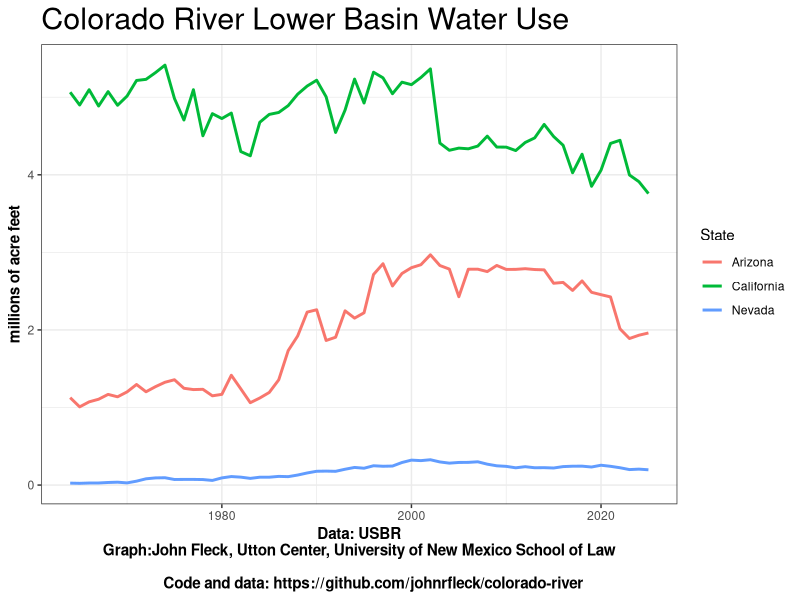

Write R code to recreate this figure.
# Graph of water use in the Lower Colorado River Basin
# Data from the US Bureau of Reclamation
# Compilation by John Fleck, Utton Center, University of New Mexico School of Law
library(ggplot2)
library(tidyverse)
library(readr)

lb <- read_csv("./data/lower-basin-use.csv", col_names=TRUE)

newdata <- lb %>%
  pivot_longer(cols = -Year, names_to = "State", values_to = "Use")

p <- ggplot(newdata, aes(x=Year, y=Use/1000000, colour=State)) +
  theme_bw() +
  theme(plot.title = element_text(size = rel(2)),
        panel.background = element_rect(colour = NA),
        plot.background = element_rect(colour = NA),
        plot.subtitle = element_text(size = rel(1.5)),
        axis.title = element_text(face = "bold",size = rel(1))) +
  geom_line(linewidth=1) +
  ylab("millions of acre feet") +
  xlab("Data: USBR\nGraph:John Fleck, Utton Center, University of New Mexico School of Law\n
       Code and data: https://github.com/johnrfleck/colorado-river") +
  ggtitle("Colorado River Lower Basin Water Use")

print(p)
